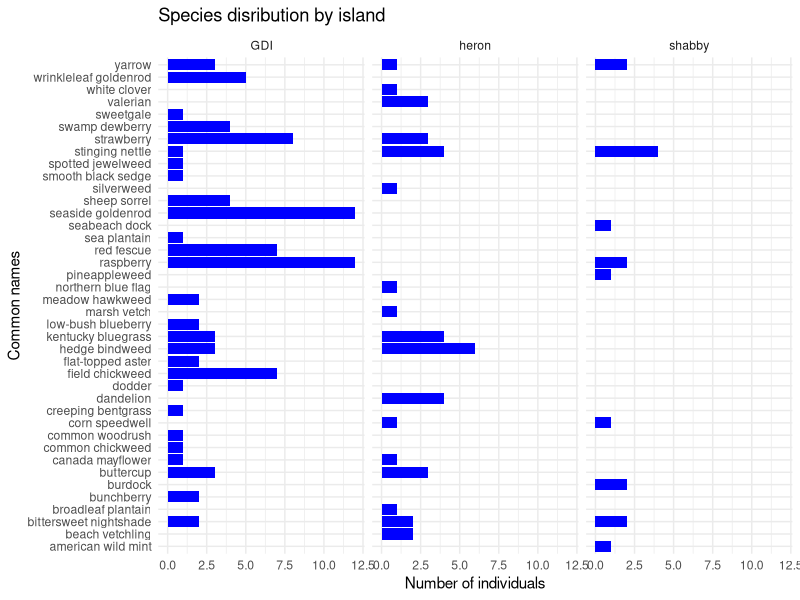

This figure's R source:
## ---- chunk 1
library(tidyverse)
library(broom)
## ---- chunk 2
data.rough <- read_csv("../data/veg_data_rough.csv")
## ---- chunk 3
data.rough %>%
  filter(common != "unknown") %>%
  ggplot(mapping = aes(y = common)
    ) +
  geom_bar(fill = "blue") +
  facet_wrap(~location) +
  theme_minimal() +
  labs(title = "Species disribution by island",
       x = "Number of individuals",
       y = "Common names")
